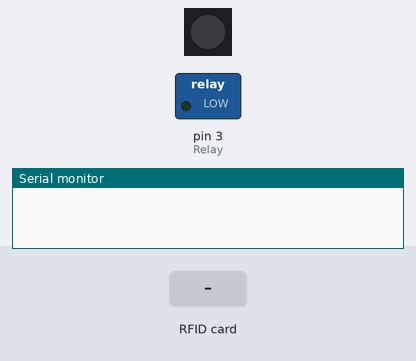
The sketch below on a simulated Arduino Uno, built with avr-gcc and run on an emulated ATmega328P. On the bench: 1 RGB LEDs in strip order, left to right, switched loads named in the sketch (green lamp = pin HIGH), the last lines printed to the serial monitor. The inputs (shaded band) are chosen by the test bench. Dim RGB values are drawn brighter than linear; pins used as bus, display or sensor lines are not drawn.

Above: at 1.2 s.
1.3 s: RFID card 5E 7A 19 C4 held to the reader
At 2.2 s:
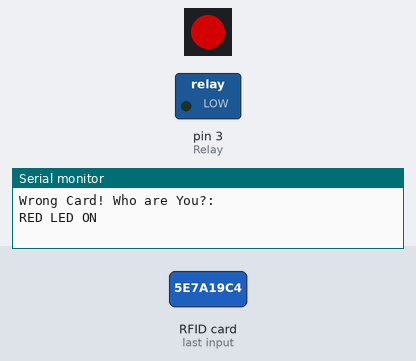
Timing chart, 0 to 6.1 s (numbered marks = the images above; inputs shaded):
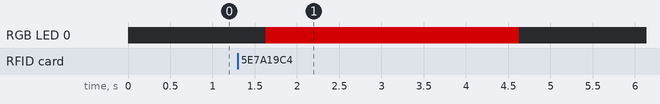

The sketch:

Arduino-PC-Starter_forGit.ino
```cpp
#include <Adafruit_NeoPixel.h>
#include <SPI.h>
#include <MFRC522.h>
#define PIN 5

constexpr uint8_t RST_PIN = 9;     // MFRC522 RFID Module RST Pin9
constexpr uint8_t SS_PIN = 10;     // MFRC522 RFID Module SDA Pin10

MFRC522 mfrc(SS_PIN, RST_PIN);
Adafruit_NeoPixel pixels = Adafruit_NeoPixel(1, PIN, NEO_GRB + NEO_KHZ800); //adafruit Neopixel setting

int Relay = 3;                            // relay pin 3

void setup() {
  Serial.begin(9600);                     // serial 9600
  while (!Serial);
  SPI.begin();                             // reset SPI
  mfrc.PCD_Init();    // Init MFRC522
  pinMode (Relay, OUTPUT);
  pixels.begin();//neopixel starter
  pixels.setPixelColor(0, pixels.Color(0,0,0));//neopixel starter
  pixels.show();// neopixel apply
 }

void loop() {
  start:
   if ( ! mfrc.PICC_IsNewCardPresent() || ! mfrc.PICC_ReadCardSerial() ) {    //if not tagged or not read the Tag ID
    delay(500);
    return;
  }

  if(mfrc.uid.uidByte[0] == 48 && mfrc.uid.uidByte[1] == 60
       && mfrc.uid.uidByte[2] == 249 && mfrc.uid.uidByte[3] == 25) {    // Correct tag
    digitalWrite (Relay, HIGH);                // pin3 realy On
    Serial.print("Right Card Green LED on \n:"); //for debugging
    pixels.setPixelColor(0, pixels.Color(0,255,0));//Neo pixel Green On
    pixels.show();//Neopixel Apply
    delay(300);
    digitalWrite (Relay, LOW);                // Relay off
    goto kill;
     }

  else
  {
    Serial.print("Wrong Card! Who are You?: \n");  //for debugging
    pixels.setPixelColor(0, pixels.Color(127,0,0));//Red LED On
    pixels.show();//Neopixel Apply
    Serial.print("RED LED ON \n"); //for debugging
    delay(3000);
    pixels.setPixelColor(0, pixels.Color(0,0,0));// LED Off
    pixels.show();//Neopixel Apply
    Serial.print("RED LED OFF \n"); //for debugging
    Serial.print("goto start \n");
    goto start;

  }
  kill:
  delay(3000);
  pixels.setPixelColor(0, pixels.Color(0,0,0));// Neopixel off
  Serial.print("LED OFF: \n");  //for debugging
  pixels.show();//apply on the neopixel
  Serial.print("goto start: \n");  //for debugging
  goto start;
 }
```

Measured:
- after the input at 1.3 s, RGB LED 0: off → RGB(127, 0, 0) after 0.33 s, → off 3.0 s later
